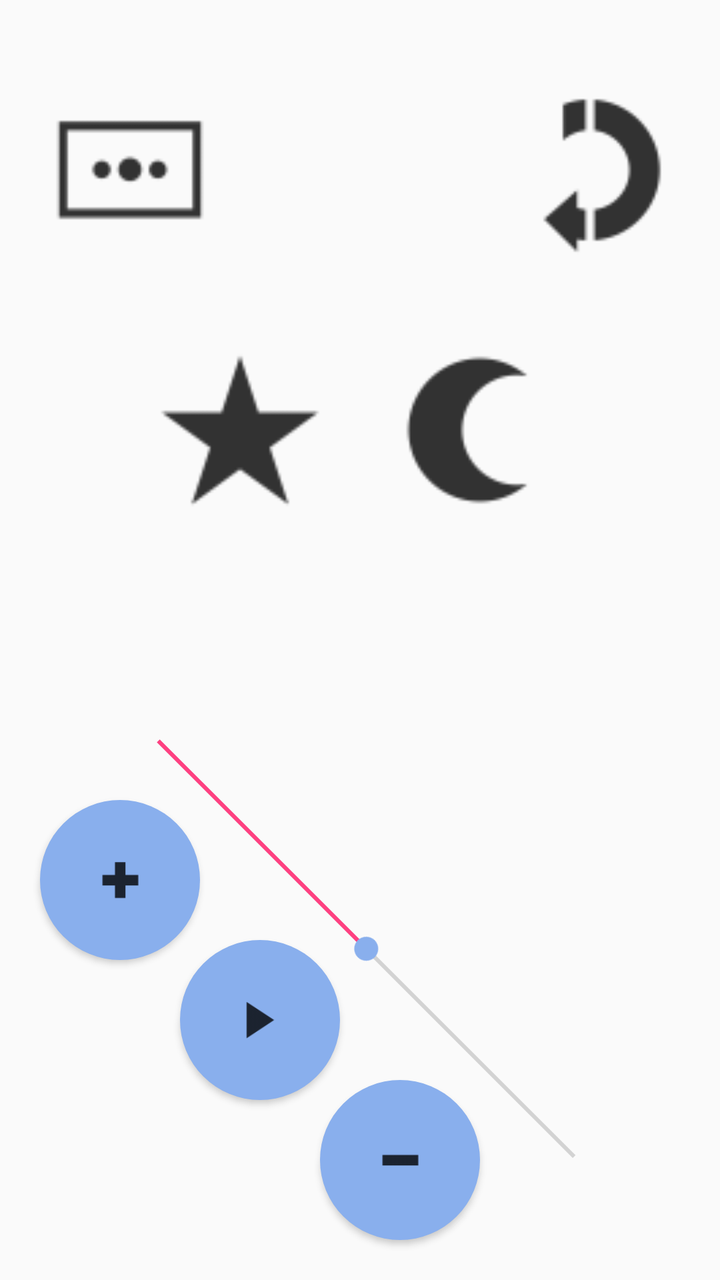
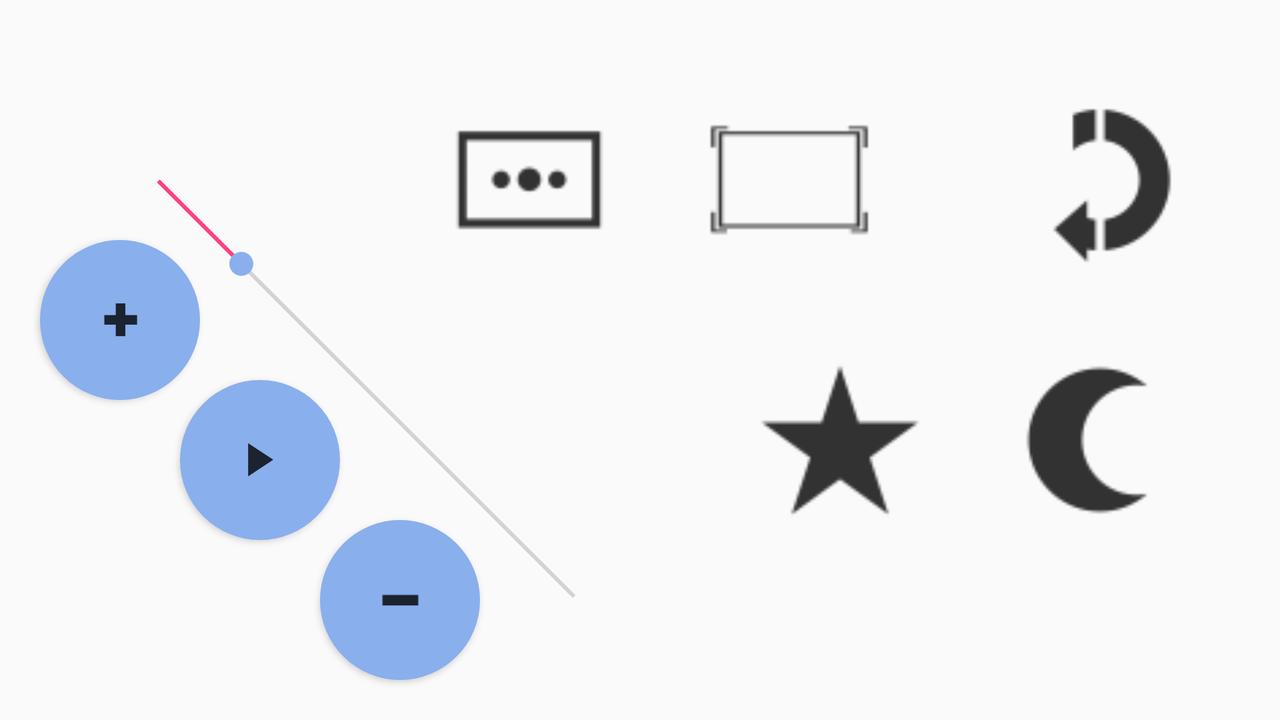

An Android layout and its configuration variant, each rendered on a device that would load it. The default file and the variant file are quoted in full after the pictures.
<!-- AndroidManifest.xml: application theme AppTheme -->
<!-- res/layout/activity_main_left.xml -->
<?xml version="1.0" encoding="utf-8"?>
<android.support.constraint.ConstraintLayout xmlns:android="http://schemas.android.com/apk/res/android"
    xmlns:app="http://schemas.android.com/apk/res-auto"
    xmlns:tools="http://schemas.android.com/tools"
    android:layout_width="match_parent"
    android:layout_height="match_parent"
    tools:context=".MainActivity">

    <Button
        android:id="@+id/flipButtonLeft"
        android:layout_width="130dp"
        android:layout_height="130dp"
        android:background="@drawable/mirror"
        android:onClick="mirrorScreen"
        app:layout_constraintEnd_toEndOf="parent"
        app:layout_constraintTop_toTopOf="@+id/settingsButton" />

    <Button
        android:id="@+id/pipButton"
        android:layout_width="130dp"
        android:layout_height="130dp"
        android:layout_marginEnd="100dp"
        android:layout_marginStart="100dp"
        android:background="@drawable/pip"
        android:onClick="buttonClick"
        app:layout_constraintEnd_toStartOf="@+id/flipButtonLeft"
        app:layout_constraintStart_toEndOf="@+id/settingsButton"
        app:layout_constraintTop_toTopOf="@+id/settingsButton" />

    <Button
        android:id="@+id/settingsButton"
        android:layout_width="130dp"
        android:layout_height="130dp"
        android:layout_marginTop="20dp"
        android:background="@drawable/settings"
        android:onClick="buttonClick"
        app:layout_constraintStart_toStartOf="parent"
        app:layout_constraintTop_toTopOf="parent" />

    <Button
        android:id="@+id/nightButton"
        android:layout_width="130dp"
        android:layout_height="130dp"
        android:layout_marginEnd="55dp"
        android:background="@drawable/nightmode"
        android:onClick="buttonClick"
        app:layout_constraintEnd_toEndOf="@+id/flipButtonLeft"
        app:layout_constraintTop_toTopOf="@+id/favoritesButton" />

    <Button
        android:id="@+id/favoritesButton"
        android:layout_width="130dp"
        android:layout_height="130dp"
        android:layout_marginStart="55dp"
        android:background="@drawable/favorites"
        android:onClick="buttonClick"
        app:layout_constraintStart_toStartOf="@+id/settingsButton"
        app:layout_constraintTop_toBottomOf="@+id/settingsButton" />

    <SeekBar
        android:id="@+id/volumeSlider"
        android:layout_width="326dp"
        android:layout_height="291dp"
        android:layout_marginBottom="20dp"
        android:layout_marginStart="20dp"
        android:max="2500"
        android:maxHeight="100dp"
        android:minHeight="100dp"
        android:progress="1250"
        android:rotation="45"
        android:thumbTint="#89afed"
        app:layout_constraintBottom_toBottomOf="parent"
        app:layout_constraintStart_toStartOf="parent" />

    <Button
        android:id="@+id/playButton"
        android:layout_width="80dp"
        android:layout_height="80dp"
        android:layout_marginBottom="90dp"
        android:layout_marginStart="90dp"
        android:background="@drawable/rounded_button"
        android:onClick="buttonClick"
        android:textSize="45sp"
        app:layout_constraintBottom_toBottomOf="parent"
        app:layout_constraintStart_toStartOf="parent" />

    <Button
        android:id="@+id/channelPlusButton"
        android:layout_width="80dp"
        android:layout_height="80dp"
        android:layout_marginBottom="160dp"
        android:layout_marginStart="20dp"
        android:background="@drawable/rounded_button"
        android:onClick="buttonClick"
        android:textSize="45sp"
        app:layout_constraintBottom_toBottomOf="parent"
        app:layout_constraintStart_toStartOf="parent" />


    <Button
        android:id="@+id/channelMinusButton"
        android:layout_width="80dp"
        android:layout_height="80dp"
        android:layout_marginBottom="20dp"
        android:layout_marginStart="160dp"
        android:background="@drawable/rounded_button"
        android:onClick="buttonClick"
        android:textAlignment="center"
        android:textSize="45sp"
        app:layout_constraintBottom_toBottomOf="parent"
        app:layout_constraintStart_toStartOf="parent"
        app:srcCompat="@drawable/minus" />

    <ImageView
        android:id="@+id/playIcon"
        android:layout_width="35dp"
        android:layout_height="35dp"
        android:layout_marginBottom="8dp"
        android:layout_marginEnd="8dp"
        android:layout_marginStart="8dp"
        android:layout_marginTop="8dp"
        android:contentDescription="@string/PlayPause"
        android:elevation="10dp"
        app:layout_constraintBottom_toBottomOf="@+id/playButton"
        app:layout_constraintEnd_toEndOf="@+id/playButton"
        app:layout_constraintStart_toStartOf="@+id/playButton"
        app:layout_constraintTop_toTopOf="@+id/playButton"
        app:srcCompat="@drawable/play" />

    <ImageView
        android:id="@+id/plusIcon"
        android:layout_width="35dp"
        android:layout_height="35dp"
        android:layout_marginBottom="8dp"
        android:layout_marginEnd="8dp"
        android:layout_marginStart="8dp"
        android:layout_marginTop="8dp"
        android:contentDescription="@string/ChannelPlus"
        android:elevation="10dp"
        app:layout_constraintBottom_toBottomOf="@+id/channelPlusButton"
        app:layout_constraintEnd_toEndOf="@+id/channelPlusButton"
        app:layout_constraintStart_toStartOf="@+id/channelPlusButton"
        app:layout_constraintTop_toTopOf="@+id/channelPlusButton"
        app:srcCompat="@drawable/plus" />

    <ImageView
        android:id="@+id/minusIcon"
        android:layout_width="35dp"
        android:layout_height="35dp"
        android:layout_marginBottom="8dp"
        android:layout_marginEnd="8dp"
        android:layout_marginStart="8dp"
        android:layout_marginTop="8dp"
        android:contentDescription="@string/ChannelMinus"
        android:elevation="10dp"
        app:layout_constraintBottom_toBottomOf="@+id/channelMinusButton"
        app:layout_constraintEnd_toEndOf="@+id/channelMinusButton"
        app:layout_constraintStart_toStartOf="@+id/channelMinusButton"
        app:layout_constraintTop_toTopOf="@+id/channelMinusButton"
        app:srcCompat="@drawable/minus" />


</android.support.constraint.ConstraintLayout>
<!-- resources referenced by this layout -->
<resources>
  <!-- drawable favorites: png bitmap (drawable-hdpi, 28321 bytes) -->
  <!-- drawable minus: png bitmap (drawable-hdpi, 1388 bytes) -->
  <!-- drawable mirror: png bitmap (drawable-hdpi, 18471 bytes) -->
  <!-- drawable nightmode: png bitmap (drawable-hdpi, 18448 bytes) -->
  <!-- drawable pip: png bitmap (drawable-hdpi, 5682 bytes) -->
  <!-- drawable play: png bitmap (drawable-hdpi, 5458 bytes) -->
  <!-- drawable plus: png bitmap (drawable-hdpi, 1979 bytes) -->
  <!-- drawable rounded_button (drawable) -->
  <?xml version="1.0" encoding="utf-8"?>
  <shape xmlns:android="http://schemas.android.com/apk/res/android"
      android:shape="rectangle">
      <solid android:color="#89afed"/>
      <corners android:bottomRightRadius="80dp"
          android:bottomLeftRadius="80dp"
          android:topRightRadius="80dp"
          android:topLeftRadius="80dp"/>
  </shape>
  <!-- drawable settings: png bitmap (drawable-hdpi, 10319 bytes) -->
  <string name="ChannelMinus">Channel Minus</string>
  <string name="ChannelPlus">Channel Plus</string>
  <string name="PlayPause">Play / Pause Timeshift</string>
  <style name="AppTheme" parent="Theme.AppCompat.Light.NoActionBar"> 
          
          <item name="colorPrimary">@color/colorPrimary</item>
          <item name="colorPrimaryDark">@color/colorPrimaryDark</item>
          <item name="colorAccent">@color/colorAccent</item>
      </style>
  <color name="colorPrimary">#3F51B5</color>
  <color name="colorPrimaryDark">#303F9F</color>
  <color name="colorAccent">#FF4081</color>
</resources>
<!-- res/layout-land/activity_main_left.xml (the author's variant of the layout above) -->
<!-- drawn on the phone turned sideways -->
<?xml version="1.0" encoding="utf-8"?>
<android.support.constraint.ConstraintLayout xmlns:android="http://schemas.android.com/apk/res/android"
    xmlns:app="http://schemas.android.com/apk/res-auto"
    xmlns:tools="http://schemas.android.com/tools"
    android:layout_width="match_parent"
    android:layout_height="match_parent"
    tools:context=".MainActivity">

    <Button
        android:id="@+id/flipButtonRight"
        android:layout_width="130dp"
        android:layout_height="130dp"
        android:layout_marginEnd="25dp"
        android:layout_marginTop="25dp"
        android:background="@drawable/mirror"
        android:onClick="mirrorScreen"
        app:layout_constraintEnd_toEndOf="parent"
        app:layout_constraintTop_toTopOf="parent" />

    <Button
        android:id="@+id/pipButton"
        android:layout_width="130dp"
        android:layout_height="130dp"
        android:layout_marginStart="304dp"
        android:background="@drawable/pip"
        android:onClick="buttonClick"
        app:layout_constraintEnd_toStartOf="@+id/flipButtonRight"
        app:layout_constraintStart_toStartOf="parent"
        app:layout_constraintTop_toTopOf="@+id/flipButtonRight" />

    <Button
        android:id="@+id/settingsButton"
        android:layout_width="130dp"
        android:layout_height="130dp"
        android:background="@drawable/settings"
        android:onClick="buttonClick"
        app:layout_constraintEnd_toStartOf="@+id/pipButton"
        app:layout_constraintHorizontal_bias="1.0"
        app:layout_constraintStart_toStartOf="parent"
        app:layout_constraintTop_toTopOf="@+id/pipButton" />

    <Button
        android:id="@+id/nightButton"
        android:layout_width="130dp"
        android:layout_height="130dp"
        android:background="@drawable/nightmode"
        android:onClick="buttonClick"
        app:layout_constraintEnd_toEndOf="@+id/flipButtonRight"
        app:layout_constraintTop_toBottomOf="@+id/flipButtonRight" />

    <Button
        android:id="@+id/favoritesButton"
        android:layout_width="130dp"
        android:layout_height="130dp"
        android:background="@drawable/favorites"
        android:onClick="buttonClick"
        app:layout_constraintEnd_toStartOf="@+id/nightButton"
        app:layout_constraintTop_toBottomOf="@+id/pipButton" />

    <SeekBar
        android:id="@+id/volumeSlider"
        android:layout_width="326dp"
        android:layout_height="291dp"
        android:layout_marginBottom="20dp"
        android:layout_marginStart="20dp"
        android:max="2500"
        android:maxHeight="100dp"
        android:minHeight="100dp"
        android:onClick="onVolumeChange"
        android:progress="500"
        android:rotation="45"
        android:thumbTint="#89afed"
        app:layout_constraintBottom_toBottomOf="parent"
        app:layout_constraintStart_toStartOf="parent" />

    <Button
        android:id="@+id/playButton"
        android:layout_width="80dp"
        android:layout_height="80dp"
        android:layout_marginBottom="90dp"
        android:layout_marginStart="90dp"
        android:background="@drawable/rounded_button"
        android:onClick="buttonClick"
        android:textSize="45sp"
        app:layout_constraintBottom_toBottomOf="parent"
        app:layout_constraintStart_toStartOf="parent" />

    <Button
        android:id="@+id/channelPlusButton"
        android:layout_width="80dp"
        android:layout_height="80dp"
        android:layout_marginBottom="160dp"
        android:layout_marginStart="20dp"
        android:background="@drawable/rounded_button"
        android:onClick="buttonClick"
        android:textSize="45sp"
        app:layout_constraintBottom_toBottomOf="parent"
        app:layout_constraintStart_toStartOf="parent" />


    <Button
        android:id="@+id/channelMinusButton"
        android:layout_width="80dp"
        android:layout_height="80dp"
        android:layout_marginBottom="20dp"
        android:layout_marginStart="160dp"
        android:background="@drawable/rounded_button"
        android:onClick="buttonClick"
        android:textAlignment="center"
        android:textSize="45sp"
        app:layout_constraintBottom_toBottomOf="parent"
        app:layout_constraintStart_toStartOf="parent" />

    <ImageView
        android:id="@+id/plusIcon"
        android:layout_width="35dp"
        android:layout_height="wrap_content"
        android:layout_marginBottom="8dp"
        android:layout_marginEnd="8dp"
        android:layout_marginStart="8dp"
        android:layout_marginTop="8dp"
        android:elevation="10dp"
        app:layout_constraintBottom_toBottomOf="@+id/playButton"
        app:layout_constraintEnd_toEndOf="@+id/playButton"
        app:layout_constraintStart_toStartOf="@+id/playButton"
        app:layout_constraintTop_toTopOf="@+id/playButton"
        app:srcCompat="@drawable/play" />

    <ImageView
        android:id="@+id/playIcon"
        android:layout_width="35dp"
        android:layout_height="wrap_content"
        android:layout_marginBottom="8dp"
        android:layout_marginEnd="8dp"
        android:layout_marginStart="8dp"
        android:layout_marginTop="8dp"
        android:elevation="10dp"
        app:layout_constraintBottom_toBottomOf="@+id/channelPlusButton"
        app:layout_constraintEnd_toEndOf="@+id/channelPlusButton"
        app:layout_constraintStart_toStartOf="@+id/channelPlusButton"
        app:layout_constraintTop_toTopOf="@+id/channelPlusButton"
        app:srcCompat="@drawable/plus" />

    <ImageView
        android:id="@+id/minusIcon"
        android:layout_width="35dp"
        android:layout_height="35dp"
        android:layout_marginBottom="8dp"
        android:layout_marginEnd="8dp"
        android:layout_marginStart="8dp"
        android:layout_marginTop="8dp"
        android:elevation="10dp"
        app:layout_constraintBottom_toBottomOf="@+id/channelMinusButton"
        app:layout_constraintEnd_toEndOf="@+id/channelMinusButton"
        app:layout_constraintStart_toStartOf="@+id/channelMinusButton"
        app:layout_constraintTop_toTopOf="@+id/channelMinusButton"
        app:srcCompat="@drawable/minus" />


</android.support.constraint.ConstraintLayout>
<!-- resources referenced by the variant -->
<!-- as the phone turned sideways resolves them -->
<resources>
  <!-- drawable favorites: png bitmap (drawable-hdpi, 28321 bytes) -->
  <!-- drawable minus: png bitmap (drawable-hdpi, 1388 bytes) -->
  <!-- drawable mirror: png bitmap (drawable-hdpi, 18471 bytes) -->
  <!-- drawable nightmode: png bitmap (drawable-hdpi, 18448 bytes) -->
  <!-- drawable pip: png bitmap (drawable-hdpi, 5682 bytes) -->
  <!-- drawable play: png bitmap (drawable-hdpi, 5458 bytes) -->
  <!-- drawable plus: png bitmap (drawable-hdpi, 1979 bytes) -->
  <!-- drawable rounded_button (drawable) -->
  <?xml version="1.0" encoding="utf-8"?>
  <shape xmlns:android="http://schemas.android.com/apk/res/android"
      android:shape="rectangle">
      <solid android:color="#89afed"/>
      <corners android:bottomRightRadius="80dp"
          android:bottomLeftRadius="80dp"
          android:topRightRadius="80dp"
          android:topLeftRadius="80dp"/>
  </shape>
  <!-- drawable settings: png bitmap (drawable-hdpi, 10319 bytes) -->
  <style name="AppTheme" parent="Theme.AppCompat.Light.NoActionBar"> 
          
          <item name="colorPrimary">@color/colorPrimary</item>
          <item name="colorPrimaryDark">@color/colorPrimaryDark</item>
          <item name="colorAccent">@color/colorAccent</item>
      </style>
  <color name="colorPrimary">#3F51B5</color>
  <color name="colorPrimaryDark">#303F9F</color>
  <color name="colorAccent">#FF4081</color>
</resources>
